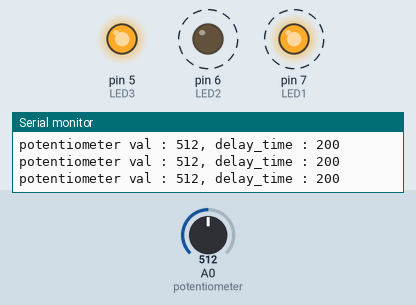
Simulated run of this sketch. Board: Arduino Uno, built with avr-gcc and run on an emulated ATmega328P. Shown: output pins drawn as LEDs (lit = HIGH), the last lines printed to the serial monitor. Dashed ring = blinking. The test bench sets the inputs (shaded band); at power-on: A0 (potentiometer) = 512.

Above: at 0.7 s.
1.3 s: A0 (potentiometer) set to 122
At 2.3 s:
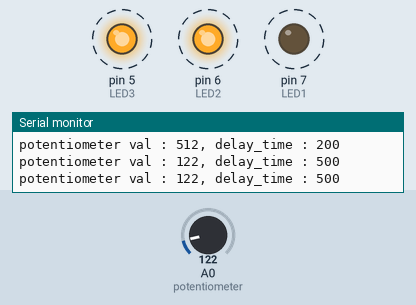
4.3 s: A0 (potentiometer) set to 665
At 4.49 s:
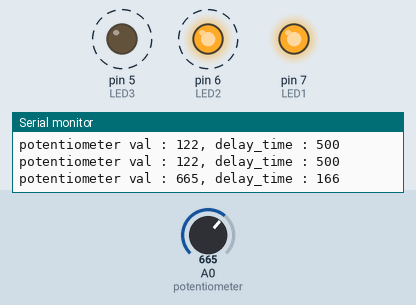
7.3 s: A0 (potentiometer) set to 689
Timing chart, 0 to 16.3 s (numbered marks = the images above; inputs shaded):
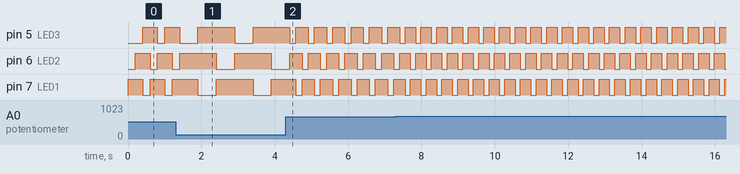

Measured:
- after the input at 1.3 s, pin 5 (LED3): LOW → HIGH after 0.61 s, → LOW 1.0 s later, → HIGH 0.50 s later; pin 6 (LED2): HIGH → LOW after 1.1 s, → HIGH 0.50 s later, → LOW 1.0 s later; pin 7 (LED1): alternates HIGH for 1.0 s and LOW for 0.50 s, starting after 0.61 s
- after the input at 4.3 s, pin 5 (LED3), pin 7 (LED1): alternates HIGH for 0.33 s and LOW for 0.17 s, starting after 0.28 s; pin 6 (LED2): alternates HIGH for 0.33 s and LOW for 0.17 s, starting after 0.44 s
- by itself, pin 6 (LED2), pin 7 (LED1): alternates HIGH for 0.40 s and LOW for 0.20 s

The sketch:

4.ino
```cpp
/*
3개 LED를 1초 간격으로 다음과 같이 점멸하도록 프로그램

LED1  OOXOOX...
LED2  XOOXOOX...
LED3  XXOOXOOX...

*/

//즉 2개씩 켜지도록 설계

int LED1 = 7;
int LED2 = 6;
int LED3 = 5;
unsigned long i = 1;

void setup()
{
  pinMode(LED1, OUTPUT);
  pinMode(LED2, OUTPUT);
  pinMode(LED3, OUTPUT);
  Serial.begin(9600);

}

void potentiometer()
{
  int val = analogRead(A0);

  int delay_time = 1000/(1+9*val/1023);   //0이면 1000, 1023이면 100
  Serial.print("potentiometer val : ");
  Serial.print(val);
  Serial.print(", delay_time : ");
  Serial.println(delay_time);
  delay(delay_time);
}

void loop()
{
  if(i==1){

    digitalWrite(LED1, HIGH);
    digitalWrite(LED2, LOW);
    digitalWrite(LED3, LOW);
    potentiometer();
    i++;
  }
  else{
    while(1)
    {
      if(i%3==0)
      {
        digitalWrite(LED1, LOW);
        digitalWrite(LED2, HIGH);
        digitalWrite(LED3, HIGH);
        potentiometer();
        i++;
      }
      else if(i%3==1)
      {
        digitalWrite(LED1, HIGH);
        digitalWrite(LED2, LOW);
        digitalWrite(LED3, HIGH);
        potentiometer();
        i++;
      }
      else if(i%3==2)
      {
        digitalWrite(LED1, HIGH);
        digitalWrite(LED2, HIGH);
        digitalWrite(LED3, LOW);
        potentiometer();
        i++;
      }

    }

  }


}
```
